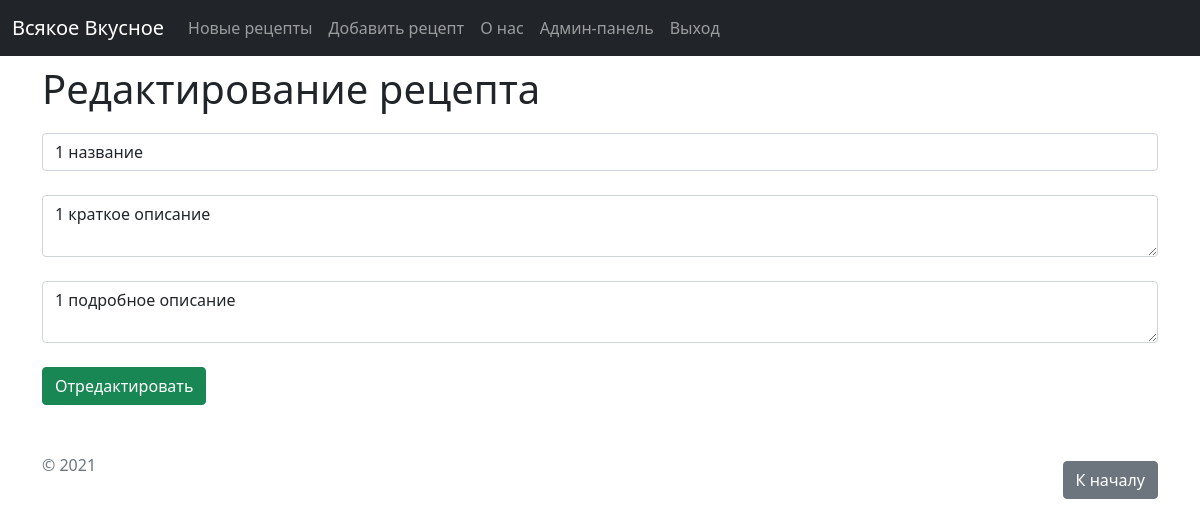
The page /feed/1/edit (signed in) on the database its author committed.
### main.py (models this page shows, shortened)
class Article(db.Model):                                # класс для сохранения записей (база данных)
    id = db.Column(db.Integer, primary_key=True)
    title = db.Column(db.String(100), nullable=False)
    intro = db.Column(db.String(300), nullable=False)
    text = db.Column(db.Text, nullable=False)
    date = db.Column(db.DateTime, default=datetime.utcnow)

### main.py (the view)
@app.route('/feed/<int:id>/edit', methods=['POST', 'GET'])
@login_required
def feed_edit(id):
    article = Article.query.get(id)
    if request.method == "POST":
        article.title = request.form['title']
        article.intro = request.form['intro']
        article.text = request.form['text']
        try:
            db.session.commit()
            return redirect('/feed')
        except:
            return "При редактировании рецепта произошла ошибка"
    else:
        return render_template("feed_edit.html", article=article)

### templates/feed_edit.html (shortened to what this page needs)
{% extends 'base.html' %}
{% block body %}
<div class="container mt-5">
    <h1>Редактирование рецепта</h1>
    <form method="post">
        <input type="text" name="title" id="title" class="form-control" value="{{ article.title }}" placeholder="Введите название рецепта"><br>
        <textarea name="intro" id="intro" class="form-control" placeholder="Введите краткое описание рецепта">{{ article.intro }}</textarea><br>
        <textarea name="text" id="text" class="form-control" placeholder="Введите подробное описание рецепта">{{ article.text }}</textarea><br>
        <input type="submit" class="btn btn-success" value="Отредактировать">
    </form>
</div>
{% endblock %}

### rows shown on the page
Article: title "1 название", intro "1 краткое описание", text "1 подробное описание"
